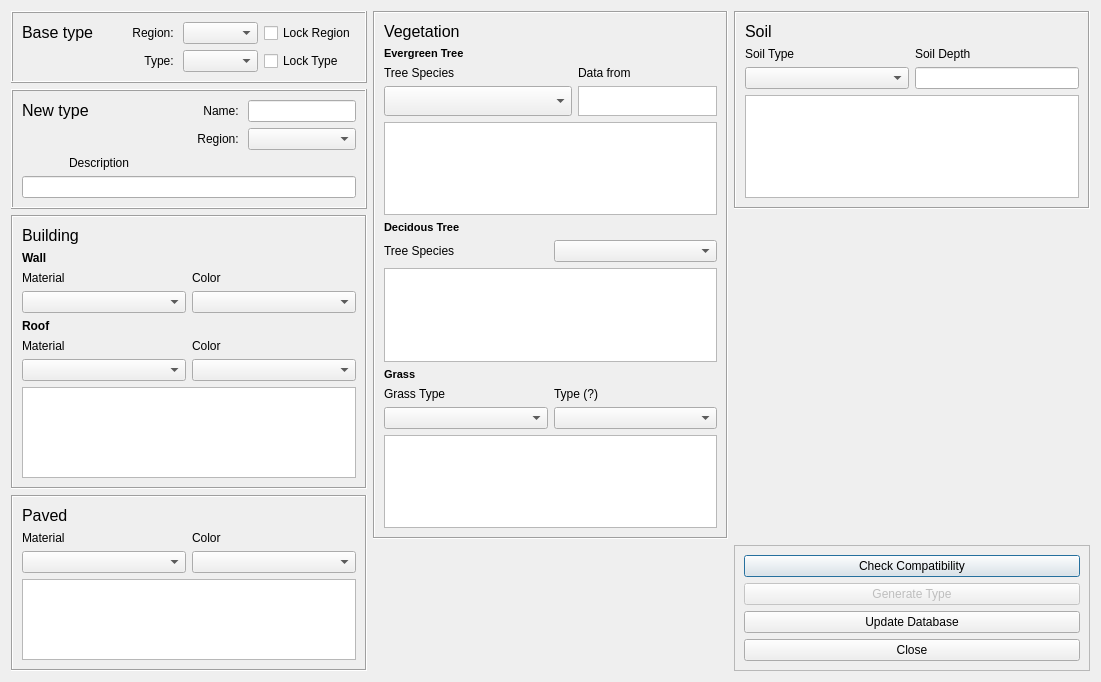
<?xml version="1.0" encoding="UTF-8"?>
<ui version="4.0">
 <class>urban_type_editorDialogBase</class>
 <widget class="QDialog" name="urban_type_editorDialogBase">
  <property name="geometry">
   <rect>
    <x>0</x>
    <y>0</y>
    <width>1101</width>
    <height>682</height>
   </rect>
  </property>
  <property name="maximumSize">
   <size>
    <width>16777184</width>
    <height>936</height>
   </size>
  </property>
  <property name="windowTitle">
   <string>Urban Type Editor</string>
  </property>
  <layout class="QGridLayout" name="gridLayout_4">
   <item row="0" column="0">
    <widget class="QFrame" name="lodFrame_3">
     <property name="frameShape">
      <enum>QFrame::Box</enum>
     </property>
     <property name="frameShadow">
      <enum>QFrame::Raised</enum>
     </property>
     <layout class="QGridLayout" name="gridLayout_2">
      <item row="0" column="0">
       <widget class="QLabel" name="label_42">
        <property name="text">
         <string>&lt;!DOCTYPE HTML PUBLIC &quot;-//W3C//DTD HTML 4.0//EN&quot; &quot;http://www.w3.org/TR/REC-html40/strict.dtd&quot;&gt;
&lt;html&gt;&lt;head&gt;&lt;meta name=&quot;qrichtext&quot; content=&quot;1&quot; /&gt;&lt;style type=&quot;text/css&quot;&gt;
p, li { white-space: pre-wrap; }
&lt;/style&gt;&lt;/head&gt;&lt;body style=&quot; font-family:'MS Shell Dlg 2'; font-size:8pt; font-weight:400; font-style:normal;&quot;&gt;
&lt;p style=&quot; margin-top:0px; margin-bottom:0px; margin-left:0px; margin-right:0px; -qt-block-indent:0; text-indent:0px;&quot;&gt;&lt;span style=&quot; font-size:12pt;&quot;&gt;Base type&lt;/span&gt;&lt;/p&gt;&lt;/body&gt;&lt;/html&gt;</string>
        </property>
       </widget>
      </item>
      <item row="0" column="2">
       <widget class="QComboBox" name="comboBoxRegionIn">
        <property name="toolTip">
         <string/>
        </property>
       </widget>
      </item>
      <item row="0" column="3">
       <widget class="QCheckBox" name="checkBoxRegion">
        <property name="sizePolicy">
         <sizepolicy hsizetype="Preferred" vsizetype="Preferred">
          <horstretch>0</horstretch>
          <verstretch>0</verstretch>
         </sizepolicy>
        </property>
        <property name="text">
         <string>Lock Region</string>
        </property>
       </widget>
      </item>
      <item row="1" column="1">
       <widget class="QLabel" name="label_13">
        <property name="text">
         <string>Type: </string>
        </property>
        <property name="alignment">
         <set>Qt::AlignRight|Qt::AlignTrailing|Qt::AlignVCenter</set>
        </property>
       </widget>
      </item>
      <item row="1" column="2">
       <widget class="QComboBox" name="comboBoxType">
        <property name="enabled">
         <bool>true</bool>
        </property>
        <property name="sizePolicy">
         <sizepolicy hsizetype="Preferred" vsizetype="Fixed">
          <horstretch>0</horstretch>
          <verstretch>0</verstretch>
         </sizepolicy>
        </property>
        <property name="toolTip">
         <string/>
        </property>
       </widget>
      </item>
      <item row="1" column="3">
       <widget class="QCheckBox" name="checkBoxType">
        <property name="sizePolicy">
         <sizepolicy hsizetype="Preferred" vsizetype="Preferred">
          <horstretch>0</horstretch>
          <verstretch>0</verstretch>
         </sizepolicy>
        </property>
        <property name="text">
         <string>Lock Type</string>
        </property>
       </widget>
      </item>
      <item row="0" column="1">
       <widget class="QLabel" name="label_14">
        <property name="text">
         <string>Region: </string>
        </property>
        <property name="alignment">
         <set>Qt::AlignRight|Qt::AlignTrailing|Qt::AlignVCenter</set>
        </property>
       </widget>
      </item>
     </layout>
    </widget>
   </item>
   <item row="0" column="1" rowspan="4">
    <widget class="QFrame" name="VegFrame">
     <property name="frameShape">
      <enum>QFrame::Box</enum>
     </property>
     <property name="frameShadow">
      <enum>QFrame::Sunken</enum>
     </property>
     <layout class="QGridLayout" name="gridLayout_9">
      <item row="2" column="0">
       <layout class="QGridLayout" name="gridLayout_7">
        <item row="0" column="0">
         <widget class="QLabel" name="label_52">
          <property name="text">
           <string>Tree Species</string>
          </property>
         </widget>
        </item>
        <item row="1" column="0">
         <widget class="QComboBox" name="comboBoxEvrType">
          <property name="sizePolicy">
           <sizepolicy hsizetype="Preferred" vsizetype="Preferred">
            <horstretch>0</horstretch>
            <verstretch>0</verstretch>
           </sizepolicy>
          </property>
          <property name="toolTip">
           <string/>
          </property>
         </widget>
        </item>
        <item row="0" column="1">
         <widget class="QLabel" name="label_53">
          <property name="text">
           <string>Data from</string>
          </property>
         </widget>
        </item>
        <item row="1" column="1">
         <widget class="QTextBrowser" name="textBrowserEvFrom">
          <property name="enabled">
           <bool>true</bool>
          </property>
          <property name="sizePolicy">
           <sizepolicy hsizetype="Preferred" vsizetype="Fixed">
            <horstretch>0</horstretch>
            <verstretch>0</verstretch>
           </sizepolicy>
          </property>
          <property name="minimumSize">
           <size>
            <width>0</width>
            <height>30</height>
           </size>
          </property>
          <property name="maximumSize">
           <size>
            <width>139</width>
            <height>30</height>
           </size>
          </property>
         </widget>
        </item>
       </layout>
      </item>
      <item row="9" column="0">
       <layout class="QHBoxLayout" name="horizontalLayout_4">
        <item>
         <widget class="QComboBox" name="comboBoxGrassType">
          <property name="sizePolicy">
           <sizepolicy hsizetype="Preferred" vsizetype="Preferred">
            <horstretch>0</horstretch>
            <verstretch>0</verstretch>
           </sizepolicy>
          </property>
          <property name="toolTip">
           <string/>
          </property>
         </widget>
        </item>
        <item>
         <widget class="QComboBox" name="Box_10">
          <property name="sizePolicy">
           <sizepolicy hsizetype="Preferred" vsizetype="Preferred">
            <horstretch>0</horstretch>
            <verstretch>0</verstretch>
           </sizepolicy>
          </property>
          <property name="toolTip">
           <string/>
          </property>
         </widget>
        </item>
       </layout>
      </item>
      <item row="3" column="0">
       <widget class="QTextBrowser" name="textBrowserBuild">
        <property name="sizePolicy">
         <sizepolicy hsizetype="Preferred" vsizetype="Preferred">
          <horstretch>0</horstretch>
          <verstretch>0</verstretch>
         </sizepolicy>
        </property>
       </widget>
      </item>
      <item row="0" column="0">
       <widget class="QLabel" name="label_22">
        <property name="text">
         <string>&lt;!DOCTYPE HTML PUBLIC &quot;-//W3C//DTD HTML 4.0//EN&quot; &quot;http://www.w3.org/TR/REC-html40/strict.dtd&quot;&gt;
&lt;html&gt;&lt;head&gt;&lt;meta name=&quot;qrichtext&quot; content=&quot;1&quot; /&gt;&lt;style type=&quot;text/css&quot;&gt;
p, li { white-space: pre-wrap; }
&lt;/style&gt;&lt;/head&gt;&lt;body style=&quot; font-family:'MS Shell Dlg 2'; font-size:8pt; font-weight:400; font-style:normal;&quot;&gt;
&lt;p style=&quot; margin-top:0px; margin-bottom:0px; margin-left:0px; margin-right:0px; -qt-block-indent:0; text-indent:0px;&quot;&gt;&lt;span style=&quot; font-size:12pt;&quot;&gt;Vegetation&lt;/span&gt;&lt;/p&gt;&lt;/body&gt;&lt;/html&gt;</string>
        </property>
       </widget>
      </item>
      <item row="4" column="0">
       <widget class="QLabel" name="label_55">
        <property name="text">
         <string>&lt;!DOCTYPE HTML PUBLIC &quot;-//W3C//DTD HTML 4.0//EN&quot; &quot;http://www.w3.org/TR/REC-html40/strict.dtd&quot;&gt;
&lt;html&gt;&lt;head&gt;&lt;meta name=&quot;qrichtext&quot; content=&quot;1&quot; /&gt;&lt;style type=&quot;text/css&quot;&gt;
p, li { white-space: pre-wrap; }
&lt;/style&gt;&lt;/head&gt;&lt;body style=&quot; font-family:'MS Shell Dlg 2'; font-size:8pt; font-weight:400; font-style:normal;&quot;&gt;
&lt;p style=&quot; margin-top:0px; margin-bottom:0px; margin-left:0px; margin-right:0px; -qt-block-indent:0; text-indent:0px;&quot;&gt;&lt;span style=&quot; font-weight:600;&quot;&gt;Decidous Tree&lt;/span&gt;&lt;/p&gt;&lt;/body&gt;&lt;/html&gt;</string>
        </property>
       </widget>
      </item>
      <item row="6" column="0">
       <widget class="QTextBrowser" name="textBrowserBuild_2">
        <property name="sizePolicy">
         <sizepolicy hsizetype="Preferred" vsizetype="Preferred">
          <horstretch>0</horstretch>
          <verstretch>0</verstretch>
         </sizepolicy>
        </property>
       </widget>
      </item>
      <item row="5" column="0">
       <layout class="QHBoxLayout" name="horizontalLayout_10">
        <item>
         <widget class="QLabel" name="label_26">
          <property name="text">
           <string>Tree Species</string>
          </property>
         </widget>
        </item>
        <item>
         <widget class="QComboBox" name="comboBoxDecType">
          <property name="sizePolicy">
           <sizepolicy hsizetype="Preferred" vsizetype="Preferred">
            <horstretch>0</horstretch>
            <verstretch>0</verstretch>
           </sizepolicy>
          </property>
          <property name="toolTip">
           <string/>
          </property>
         </widget>
        </item>
       </layout>
      </item>
      <item row="8" column="0">
       <layout class="QHBoxLayout" name="horizontalLayout_13">
        <item>
         <widget class="QLabel" name="label_49">
          <property name="text">
           <string>Grass Type</string>
          </property>
         </widget>
        </item>
        <item>
         <widget class="QLabel" name="label_50">
          <property name="text">
           <string>Type (?)</string>
          </property>
         </widget>
        </item>
       </layout>
      </item>
      <item row="1" column="0">
       <widget class="QLabel" name="label_23">
        <property name="text">
         <string>&lt;!DOCTYPE HTML PUBLIC &quot;-//W3C//DTD HTML 4.0//EN&quot; &quot;http://www.w3.org/TR/REC-html40/strict.dtd&quot;&gt;
&lt;html&gt;&lt;head&gt;&lt;meta name=&quot;qrichtext&quot; content=&quot;1&quot; /&gt;&lt;style type=&quot;text/css&quot;&gt;
p, li { white-space: pre-wrap; }
&lt;/style&gt;&lt;/head&gt;&lt;body style=&quot; font-family:'MS Shell Dlg 2'; font-size:8pt; font-weight:400; font-style:normal;&quot;&gt;
&lt;p style=&quot; margin-top:0px; margin-bottom:0px; margin-left:0px; margin-right:0px; -qt-block-indent:0; text-indent:0px;&quot;&gt;&lt;span style=&quot; font-weight:600;&quot;&gt;Evergreen Tree&lt;/span&gt;&lt;/p&gt;&lt;/body&gt;&lt;/html&gt;</string>
        </property>
       </widget>
      </item>
      <item row="7" column="0">
       <widget class="QLabel" name="label_56">
        <property name="text">
         <string>&lt;!DOCTYPE HTML PUBLIC &quot;-//W3C//DTD HTML 4.0//EN&quot; &quot;http://www.w3.org/TR/REC-html40/strict.dtd&quot;&gt;
&lt;html&gt;&lt;head&gt;&lt;meta name=&quot;qrichtext&quot; content=&quot;1&quot; /&gt;&lt;style type=&quot;text/css&quot;&gt;
p, li { white-space: pre-wrap; }
&lt;/style&gt;&lt;/head&gt;&lt;body style=&quot; font-family:'MS Shell Dlg 2'; font-size:8pt; font-weight:400; font-style:normal;&quot;&gt;
&lt;p style=&quot; margin-top:0px; margin-bottom:0px; margin-left:0px; margin-right:0px; -qt-block-indent:0; text-indent:0px;&quot;&gt;&lt;span style=&quot; font-weight:600;&quot;&gt;Grass&lt;/span&gt;&lt;/p&gt;&lt;/body&gt;&lt;/html&gt;</string>
        </property>
       </widget>
      </item>
      <item row="10" column="0">
       <widget class="QTextBrowser" name="textBrowserBuild_4">
        <property name="sizePolicy">
         <sizepolicy hsizetype="Preferred" vsizetype="Preferred">
          <horstretch>0</horstretch>
          <verstretch>0</verstretch>
         </sizepolicy>
        </property>
       </widget>
      </item>
     </layout>
    </widget>
   </item>
   <item row="0" column="2" rowspan="2">
    <widget class="QFrame" name="SoilFrame">
     <property name="frameShape">
      <enum>QFrame::Box</enum>
     </property>
     <property name="frameShadow">
      <enum>QFrame::Sunken</enum>
     </property>
     <layout class="QGridLayout" name="gridLayout_6">
      <item row="0" column="0">
       <widget class="QLabel" name="label_39">
        <property name="text">
         <string>&lt;!DOCTYPE HTML PUBLIC &quot;-//W3C//DTD HTML 4.0//EN&quot; &quot;http://www.w3.org/TR/REC-html40/strict.dtd&quot;&gt;
&lt;html&gt;&lt;head&gt;&lt;meta name=&quot;qrichtext&quot; content=&quot;1&quot; /&gt;&lt;style type=&quot;text/css&quot;&gt;
p, li { white-space: pre-wrap; }
&lt;/style&gt;&lt;/head&gt;&lt;body style=&quot; font-family:'MS Shell Dlg 2'; font-size:8pt; font-weight:400; font-style:normal;&quot;&gt;
&lt;p style=&quot; margin-top:0px; margin-bottom:0px; margin-left:0px; margin-right:0px; -qt-block-indent:0; text-indent:0px;&quot;&gt;&lt;span style=&quot; font-size:12pt;&quot;&gt;Soil&lt;/span&gt;&lt;/p&gt;&lt;/body&gt;&lt;/html&gt;</string>
        </property>
       </widget>
      </item>
      <item row="1" column="0">
       <layout class="QGridLayout" name="gridLayout_3">
        <property name="sizeConstraint">
         <enum>QLayout::SetDefaultConstraint</enum>
        </property>
        <item row="0" column="0">
         <widget class="QLabel" name="label_68">
          <property name="text">
           <string>Soil Type</string>
          </property>
         </widget>
        </item>
        <item row="0" column="1">
         <widget class="QLabel" name="label_69">
          <property name="text">
           <string>Soil Depth</string>
          </property>
         </widget>
        </item>
        <item row="1" column="0">
         <widget class="QComboBox" name="Box_61">
          <property name="sizePolicy">
           <sizepolicy hsizetype="Preferred" vsizetype="Preferred">
            <horstretch>0</horstretch>
            <verstretch>0</verstretch>
           </sizepolicy>
          </property>
          <property name="toolTip">
           <string/>
          </property>
         </widget>
        </item>
        <item row="1" column="1">
         <widget class="QLineEdit" name="lineEdit">
          <property name="sizePolicy">
           <sizepolicy hsizetype="Preferred" vsizetype="Preferred">
            <horstretch>0</horstretch>
            <verstretch>0</verstretch>
           </sizepolicy>
          </property>
         </widget>
        </item>
       </layout>
      </item>
      <item row="2" column="0">
       <widget class="QTextBrowser" name="textBrowserBuild_5">
        <property name="sizePolicy">
         <sizepolicy hsizetype="Preferred" vsizetype="Preferred">
          <horstretch>0</horstretch>
          <verstretch>0</verstretch>
         </sizepolicy>
        </property>
       </widget>
      </item>
     </layout>
    </widget>
   </item>
   <item row="1" column="0">
    <widget class="QFrame" name="lodFrame">
     <property name="frameShape">
      <enum>QFrame::Box</enum>
     </property>
     <property name="frameShadow">
      <enum>QFrame::Raised</enum>
     </property>
     <layout class="QGridLayout" name="gridLayout_5">
      <item row="0" column="2">
       <widget class="QgsFilterLineEdit" name="newTypeLineEdit">
        <property name="sizePolicy">
         <sizepolicy hsizetype="Preferred" vsizetype="Preferred">
          <horstretch>0</horstretch>
          <verstretch>0</verstretch>
         </sizepolicy>
        </property>
        <property name="toolTip">
         <string>Type new name for your type</string>
        </property>
        <property name="qgisRelation" stdset="0">
         <string notr="true"/>
        </property>
       </widget>
      </item>
      <item row="1" column="1">
       <widget class="QLabel" name="label_7">
        <property name="text">
         <string>Region: </string>
        </property>
        <property name="alignment">
         <set>Qt::AlignRight|Qt::AlignTrailing|Qt::AlignVCenter</set>
        </property>
       </widget>
      </item>
      <item row="1" column="2">
       <widget class="QComboBox" name="comboBoxRegionOut">
        <property name="sizePolicy">
         <sizepolicy hsizetype="Preferred" vsizetype="Preferred">
          <horstretch>0</horstretch>
          <verstretch>0</verstretch>
         </sizepolicy>
        </property>
        <property name="toolTip">
         <string/>
        </property>
       </widget>
      </item>
      <item row="0" column="0">
       <widget class="QLabel" name="label_40">
        <property name="text">
         <string>&lt;!DOCTYPE HTML PUBLIC &quot;-//W3C//DTD HTML 4.0//EN&quot; &quot;http://www.w3.org/TR/REC-html40/strict.dtd&quot;&gt;
&lt;html&gt;&lt;head&gt;&lt;meta name=&quot;qrichtext&quot; content=&quot;1&quot; /&gt;&lt;style type=&quot;text/css&quot;&gt;
p, li { white-space: pre-wrap; }
&lt;/style&gt;&lt;/head&gt;&lt;body style=&quot; font-family:'MS Shell Dlg 2'; font-size:8pt; font-weight:400; font-style:normal;&quot;&gt;
&lt;p style=&quot; margin-top:0px; margin-bottom:0px; margin-left:0px; margin-right:0px; -qt-block-indent:0; text-indent:0px;&quot;&gt;&lt;span style=&quot; font-size:12pt;&quot;&gt;New type&lt;/span&gt;&lt;/p&gt;&lt;/body&gt;&lt;/html&gt;</string>
        </property>
       </widget>
      </item>
      <item row="0" column="1">
       <widget class="QLabel" name="label_11">
        <property name="text">
         <string>Name: </string>
        </property>
        <property name="alignment">
         <set>Qt::AlignRight|Qt::AlignTrailing|Qt::AlignVCenter</set>
        </property>
       </widget>
      </item>
      <item row="2" column="0">
       <widget class="QLabel" name="label_8">
        <property name="layoutDirection">
         <enum>Qt::LeftToRight</enum>
        </property>
        <property name="text">
         <string>Description</string>
        </property>
        <property name="alignment">
         <set>Qt::AlignRight|Qt::AlignTrailing|Qt::AlignVCenter</set>
        </property>
       </widget>
      </item>
      <item row="3" column="0" colspan="3">
       <widget class="QgsFilterLineEdit" name="descLineEdit">
        <property name="sizePolicy">
         <sizepolicy hsizetype="Preferred" vsizetype="Preferred">
          <horstretch>0</horstretch>
          <verstretch>0</verstretch>
         </sizepolicy>
        </property>
        <property name="toolTip">
         <string>Type new name for your type</string>
        </property>
        <property name="qgisRelation" stdset="0">
         <string notr="true"/>
        </property>
       </widget>
      </item>
     </layout>
    </widget>
   </item>
   <item row="2" column="0">
    <widget class="QFrame" name="BuildingFrame">
     <property name="enabled">
      <bool>true</bool>
     </property>
     <property name="frameShape">
      <enum>QFrame::Box</enum>
     </property>
     <property name="frameShadow">
      <enum>QFrame::Sunken</enum>
     </property>
     <layout class="QGridLayout" name="gridLayout">
      <item row="7" column="0">
       <widget class="QTextBrowser" name="textBrowserBuild_6">
        <property name="sizePolicy">
         <sizepolicy hsizetype="Preferred" vsizetype="Preferred">
          <horstretch>0</horstretch>
          <verstretch>0</verstretch>
         </sizepolicy>
        </property>
       </widget>
      </item>
      <item row="0" column="0">
       <widget class="QLabel" name="label_34">
        <property name="text">
         <string>&lt;!DOCTYPE HTML PUBLIC &quot;-//W3C//DTD HTML 4.0//EN&quot; &quot;http://www.w3.org/TR/REC-html40/strict.dtd&quot;&gt;
&lt;html&gt;&lt;head&gt;&lt;meta name=&quot;qrichtext&quot; content=&quot;1&quot; /&gt;&lt;style type=&quot;text/css&quot;&gt;
p, li { white-space: pre-wrap; }
&lt;/style&gt;&lt;/head&gt;&lt;body style=&quot; font-family:'MS Shell Dlg 2'; font-size:8pt; font-weight:400; font-style:normal;&quot;&gt;
&lt;p style=&quot; margin-top:0px; margin-bottom:0px; margin-left:0px; margin-right:0px; -qt-block-indent:0; text-indent:0px;&quot;&gt;&lt;span style=&quot; font-size:12pt;&quot;&gt;Building&lt;/span&gt;&lt;/p&gt;&lt;/body&gt;&lt;/html&gt;</string>
        </property>
       </widget>
      </item>
      <item row="2" column="0">
       <layout class="QHBoxLayout" name="horizontalLayout_20">
        <item>
         <widget class="QLabel" name="label_62">
          <property name="text">
           <string>Material</string>
          </property>
         </widget>
        </item>
        <item>
         <widget class="QLabel" name="label_63">
          <property name="text">
           <string>Color</string>
          </property>
         </widget>
        </item>
       </layout>
      </item>
      <item row="3" column="0">
       <layout class="QHBoxLayout" name="Wall">
        <item>
         <widget class="QComboBox" name="comboBoxWallMtr">
          <property name="sizePolicy">
           <sizepolicy hsizetype="Preferred" vsizetype="Preferred">
            <horstretch>0</horstretch>
            <verstretch>0</verstretch>
           </sizepolicy>
          </property>
          <property name="toolTip">
           <string/>
          </property>
         </widget>
        </item>
        <item>
         <widget class="QComboBox" name="comboBoxWallClr">
          <property name="sizePolicy">
           <sizepolicy hsizetype="Preferred" vsizetype="Preferred">
            <horstretch>0</horstretch>
            <verstretch>0</verstretch>
           </sizepolicy>
          </property>
          <property name="toolTip">
           <string/>
          </property>
         </widget>
        </item>
       </layout>
      </item>
      <item row="1" column="0">
       <widget class="QLabel" name="label_38">
        <property name="text">
         <string>&lt;!DOCTYPE HTML PUBLIC &quot;-//W3C//DTD HTML 4.0//EN&quot; &quot;http://www.w3.org/TR/REC-html40/strict.dtd&quot;&gt;
&lt;html&gt;&lt;head&gt;&lt;meta name=&quot;qrichtext&quot; content=&quot;1&quot; /&gt;&lt;style type=&quot;text/css&quot;&gt;
p, li { white-space: pre-wrap; }
&lt;/style&gt;&lt;/head&gt;&lt;body style=&quot; font-family:'MS Shell Dlg 2'; font-size:8pt; font-weight:400; font-style:normal;&quot;&gt;
&lt;p style=&quot; margin-top:0px; margin-bottom:0px; margin-left:0px; margin-right:0px; -qt-block-indent:0; text-indent:0px;&quot;&gt;&lt;span style=&quot; font-size:9pt; font-weight:600;&quot;&gt;Wall&lt;/span&gt;&lt;/p&gt;&lt;/body&gt;&lt;/html&gt;</string>
        </property>
       </widget>
      </item>
      <item row="4" column="0">
       <widget class="QLabel" name="label_57">
        <property name="text">
         <string>&lt;!DOCTYPE HTML PUBLIC &quot;-//W3C//DTD HTML 4.0//EN&quot; &quot;http://www.w3.org/TR/REC-html40/strict.dtd&quot;&gt;
&lt;html&gt;&lt;head&gt;&lt;meta name=&quot;qrichtext&quot; content=&quot;1&quot; /&gt;&lt;style type=&quot;text/css&quot;&gt;
p, li { white-space: pre-wrap; }
&lt;/style&gt;&lt;/head&gt;&lt;body style=&quot; font-family:'MS Shell Dlg 2'; font-size:8pt; font-weight:400; font-style:normal;&quot;&gt;
&lt;p style=&quot; margin-top:0px; margin-bottom:0px; margin-left:0px; margin-right:0px; -qt-block-indent:0; text-indent:0px;&quot;&gt;&lt;span style=&quot; font-size:9pt; font-weight:600;&quot;&gt;Roof&lt;/span&gt;&lt;/p&gt;&lt;/body&gt;&lt;/html&gt;</string>
        </property>
       </widget>
      </item>
      <item row="5" column="0">
       <layout class="QHBoxLayout" name="horizontalLayout_19">
        <item>
         <widget class="QLabel" name="label_35">
          <property name="text">
           <string>Material</string>
          </property>
         </widget>
        </item>
        <item>
         <widget class="QLabel" name="label_36">
          <property name="text">
           <string>Color</string>
          </property>
         </widget>
        </item>
       </layout>
      </item>
      <item row="6" column="0">
       <layout class="QHBoxLayout" name="Roof">
        <item>
         <widget class="QComboBox" name="comboBoxRoofMtr">
          <property name="sizePolicy">
           <sizepolicy hsizetype="Preferred" vsizetype="Preferred">
            <horstretch>0</horstretch>
            <verstretch>0</verstretch>
           </sizepolicy>
          </property>
          <property name="toolTip">
           <string/>
          </property>
         </widget>
        </item>
        <item>
         <widget class="QComboBox" name="comboBoxRoofClr">
          <property name="sizePolicy">
           <sizepolicy hsizetype="Preferred" vsizetype="Preferred">
            <horstretch>0</horstretch>
            <verstretch>0</verstretch>
           </sizepolicy>
          </property>
          <property name="toolTip">
           <string/>
          </property>
         </widget>
        </item>
       </layout>
      </item>
     </layout>
    </widget>
   </item>
   <item row="3" column="0" rowspan="2">
    <widget class="QFrame" name="PavedFrame">
     <property name="frameShape">
      <enum>QFrame::Box</enum>
     </property>
     <property name="frameShadow">
      <enum>QFrame::Sunken</enum>
     </property>
     <layout class="QGridLayout" name="gridLayout_11">
      <item row="1" column="0">
       <widget class="QLabel" name="label_43">
        <property name="text">
         <string>&lt;!DOCTYPE HTML PUBLIC &quot;-//W3C//DTD HTML 4.0//EN&quot; &quot;http://www.w3.org/TR/REC-html40/strict.dtd&quot;&gt;
&lt;html&gt;&lt;head&gt;&lt;meta name=&quot;qrichtext&quot; content=&quot;1&quot; /&gt;&lt;style type=&quot;text/css&quot;&gt;
p, li { white-space: pre-wrap; }
&lt;/style&gt;&lt;/head&gt;&lt;body style=&quot; font-family:'MS Shell Dlg 2'; font-size:8pt; font-weight:400; font-style:normal;&quot;&gt;
&lt;p style=&quot; margin-top:0px; margin-bottom:0px; margin-left:0px; margin-right:0px; -qt-block-indent:0; text-indent:0px;&quot;&gt;&lt;span style=&quot; font-size:12pt;&quot;&gt;Paved&lt;/span&gt;&lt;/p&gt;&lt;/body&gt;&lt;/html&gt;</string>
        </property>
       </widget>
      </item>
      <item row="4" column="0" colspan="2">
       <widget class="QTextBrowser" name="textBrowserBuild_3">
        <property name="sizePolicy">
         <sizepolicy hsizetype="Preferred" vsizetype="Preferred">
          <horstretch>0</horstretch>
          <verstretch>0</verstretch>
         </sizepolicy>
        </property>
       </widget>
      </item>
      <item row="2" column="0" colspan="2">
       <layout class="QHBoxLayout" name="horizontalLayout_22">
        <item>
         <widget class="QLabel" name="label_65">
          <property name="text">
           <string>Material</string>
          </property>
         </widget>
        </item>
        <item>
         <widget class="QLabel" name="label_66">
          <property name="text">
           <string>Color </string>
          </property>
         </widget>
        </item>
       </layout>
      </item>
      <item row="3" column="0" colspan="2">
       <layout class="QHBoxLayout" name="horizontalLayout_23">
        <item>
         <widget class="QComboBox" name="comboBoxPavedMrt">
          <property name="sizePolicy">
           <sizepolicy hsizetype="Preferred" vsizetype="Preferred">
            <horstretch>0</horstretch>
            <verstretch>0</verstretch>
           </sizepolicy>
          </property>
          <property name="toolTip">
           <string/>
          </property>
         </widget>
        </item>
        <item>
         <widget class="QComboBox" name="comboBoxPavedClr">
          <property name="sizePolicy">
           <sizepolicy hsizetype="Preferred" vsizetype="Preferred">
            <horstretch>0</horstretch>
            <verstretch>0</verstretch>
           </sizepolicy>
          </property>
          <property name="toolTip">
           <string/>
          </property>
         </widget>
        </item>
       </layout>
      </item>
     </layout>
    </widget>
   </item>
   <item row="4" column="2">
    <widget class="QFrame" name="frame">
     <property name="frameShape">
      <enum>QFrame::StyledPanel</enum>
     </property>
     <property name="frameShadow">
      <enum>QFrame::Raised</enum>
     </property>
     <layout class="QVBoxLayout" name="verticalLayout">
      <item>
       <widget class="QPushButton" name="compButton">
        <property name="toolTip">
         <string>Check If Type is Compatible with SUEWS-Database</string>
        </property>
        <property name="text">
         <string>Check Compatibility</string>
        </property>
       </widget>
      </item>
      <item>
       <widget class="QPushButton" name="genButton">
        <property name="enabled">
         <bool>false</bool>
        </property>
        <property name="sizePolicy">
         <sizepolicy hsizetype="Preferred" vsizetype="Preferred">
          <horstretch>0</horstretch>
          <verstretch>0</verstretch>
         </sizepolicy>
        </property>
        <property name="toolTip">
         <string>Needs to Check Compatibility first!</string>
        </property>
        <property name="text">
         <string>Generate Type</string>
        </property>
       </widget>
      </item>
      <item>
       <widget class="QPushButton" name="updButton">
        <property name="sizePolicy">
         <sizepolicy hsizetype="Preferred" vsizetype="Preferred">
          <horstretch>0</horstretch>
          <verstretch>0</verstretch>
         </sizepolicy>
        </property>
        <property name="toolTip">
         <string>Check If Type is Compatible with SUEWS-Database</string>
        </property>
        <property name="text">
         <string>Update Database</string>
        </property>
       </widget>
      </item>
      <item>
       <widget class="QPushButton" name="pushButtonClose">
        <property name="sizePolicy">
         <sizepolicy hsizetype="Preferred" vsizetype="Preferred">
          <horstretch>0</horstretch>
          <verstretch>0</verstretch>
         </sizepolicy>
        </property>
        <property name="text">
         <string>Close</string>
        </property>
       </widget>
      </item>
     </layout>
    </widget>
   </item>
  </layout>
 </widget>
 <customwidgets>
  <customwidget>
   <class>QgsFilterLineEdit</class>
   <extends>QLineEdit</extends>
   <header>qgsfilterlineedit.h</header>
  </customwidget>
 </customwidgets>
 <resources/>
 <connections>
  <connection>
   <sender>checkBoxRegion</sender>
   <signal>clicked(bool)</signal>
   <receiver>comboBoxRegionIn</receiver>
   <slot>setDisabled(bool)</slot>
   <hints>
    <hint type="sourcelabel">
     <x>544</x>
     <y>33</y>
    </hint>
    <hint type="destinationlabel">
     <x>133</x>
     <y>36</y>
    </hint>
   </hints>
  </connection>
  <connection>
   <sender>checkBoxType</sender>
   <signal>clicked(bool)</signal>
   <receiver>comboBoxType</receiver>
   <slot>setDisabled(bool)</slot>
   <hints>
    <hint type="sourcelabel">
     <x>544</x>
     <y>52</y>
    </hint>
    <hint type="destinationlabel">
     <x>309</x>
     <y>65</y>
    </hint>
   </hints>
  </connection>
  <connection>
   <sender>pushButtonClose</sender>
   <signal>clicked()</signal>
   <receiver>urban_type_editorDialogBase</receiver>
   <slot>close()</slot>
   <hints>
    <hint type="sourcelabel">
     <x>914</x>
     <y>660</y>
    </hint>
    <hint type="destinationlabel">
     <x>550</x>
     <y>340</y>
    </hint>
   </hints>
  </connection>
 </connections>
 <designerdata>
  <property name="gridDeltaX">
   <number>10</number>
  </property>
  <property name="gridDeltaY">
   <number>10</number>
  </property>
  <property name="gridSnapX">
   <bool>true</bool>
  </property>
  <property name="gridSnapY">
   <bool>true</bool>
  </property>
  <property name="gridVisible">
   <bool>false</bool>
  </property>
 </designerdata>
</ui>
